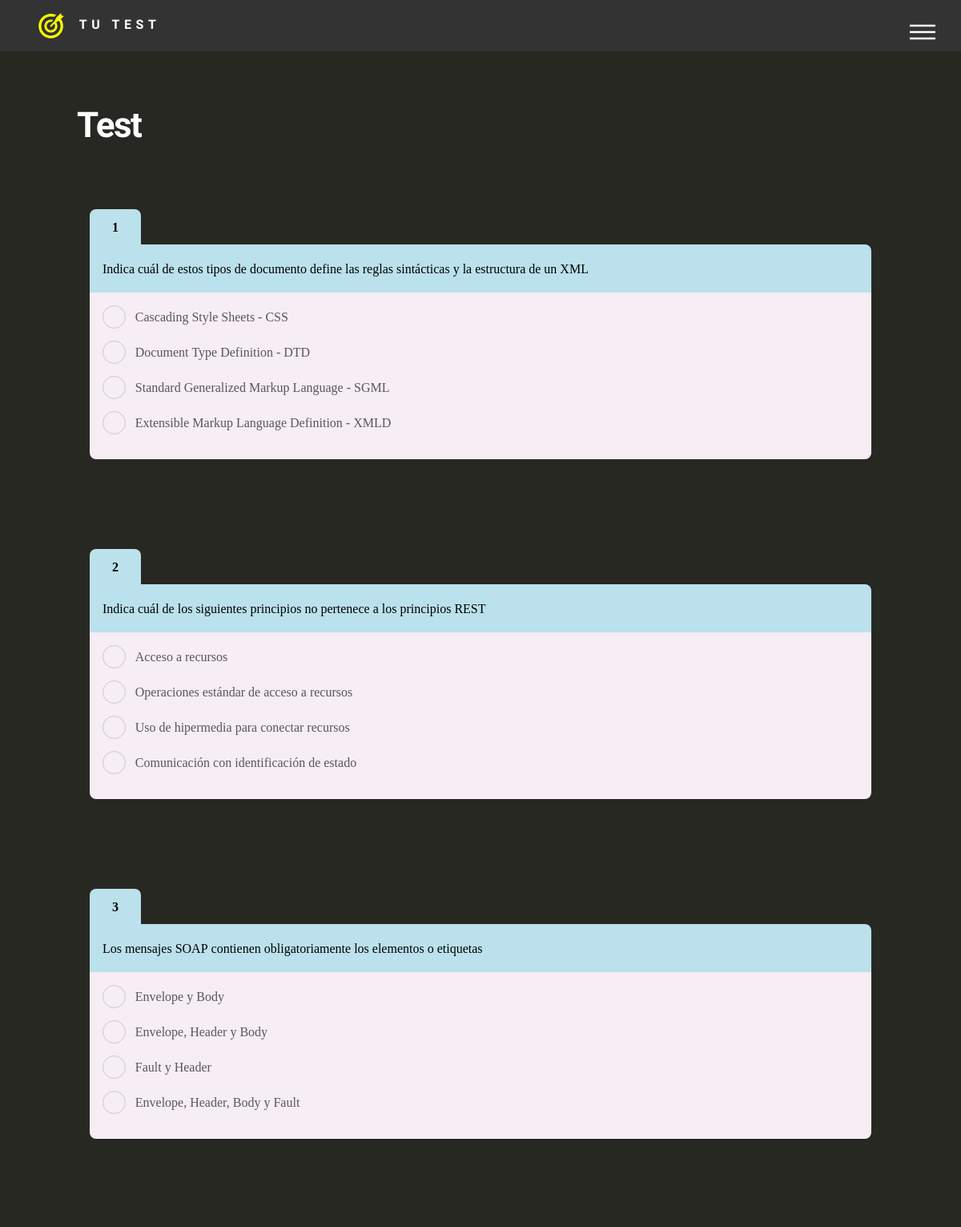
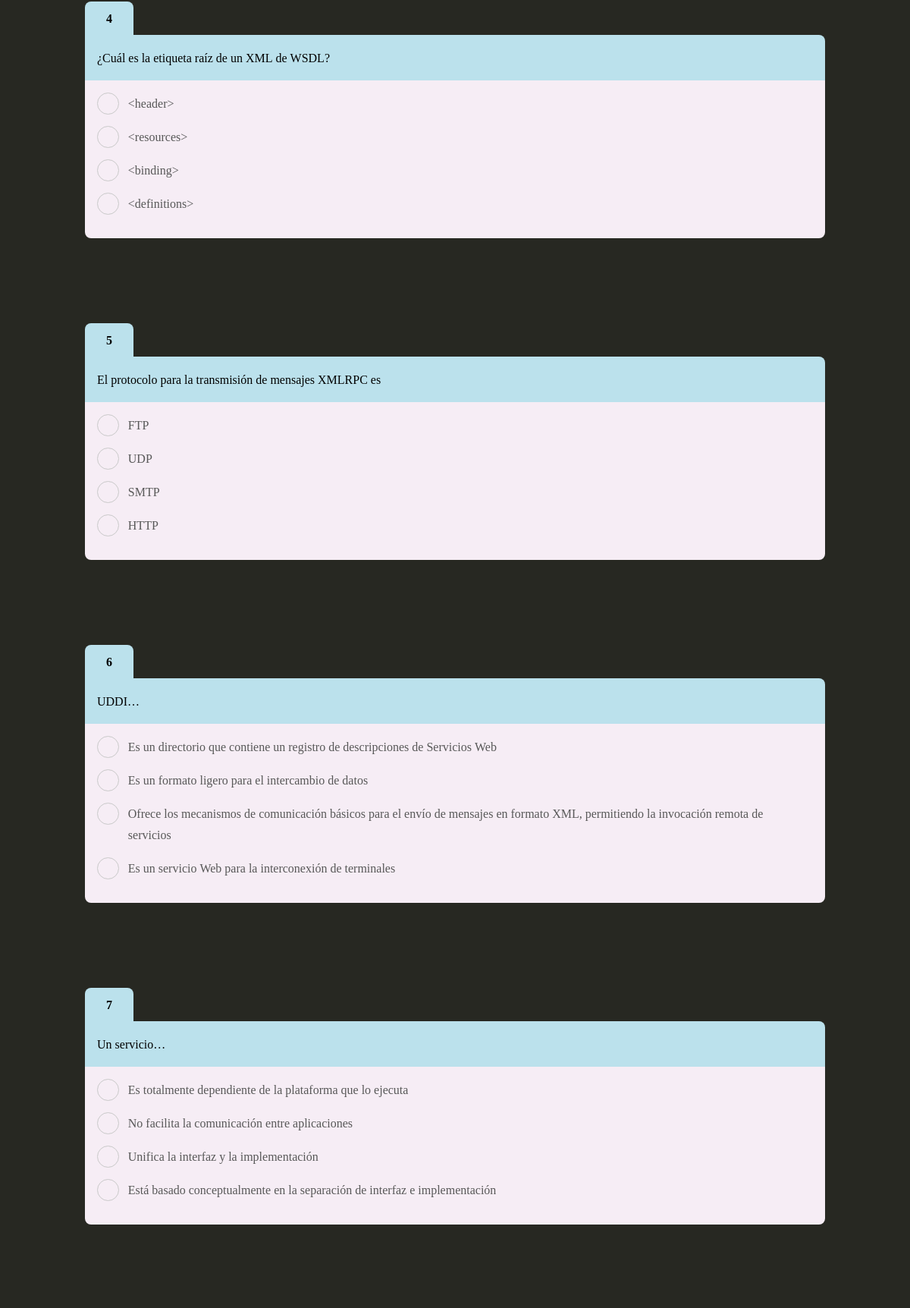
Screenshot of /?a=test&nivel=1 (signed in, upper part) with the database file from the repository (2 pictures, top to bottom).
### tables this page shows
CREATE TABLE `pregunta` (
  `id` int(11) NOT NULL,
  `asignatura` varchar(30) NOT NULL,
  `pregunta` varchar(300) DEFAULT NULL,
  `ra` varchar(300) NOT NULL,
  `rb` varchar(300) NOT NULL,
  `rc` varchar(300) NOT NULL,
  `rd` varchar(300) NOT NULL,
  `correcta` varchar(1) NOT NULL,
  `nivel` int(11) NOT NULL,
  `veces_bien` int(11) DEFAULT NULL,
  `veces_mal` int(11) DEFAULT NULL,
  `veces` int(11) DEFAULT NULL
);

### index.php (called while the page is built, shortened)
<?php
aplicacion::ejecutar('inicio');
?>

### funciones/modelos.php (called while the page is built, shortened)
<?php
class basedatos
{
  private static $conexion= null;
  public static function conectar()
  {
    if (self::$conexion === null) {
      $svr= config::get( 'bd.servidor', 'localhost');
      $usr= config::get( 'bd.usuario', 'root');
      $pwd= config::get( 'bd.clave', '');
      $dbn= config::get( 'bd.nombre', 'test');
      self::$conexion= new mysqli( $svr, $usr, $pwd, $dbn);
      if (!mysqli_connect_error()) {
        $charset= config::get( 'bd.charset', '');
        if (!empty($charset)) self::$conexion->set_charset( $charset);
      }
    }
    return (self::$conexion !== null);
  }
  public static function ejecutarSQL( $sql)
  {
    $res= false;
    if (self::conectar()) {
      $res= self::$conexion->query( $sql);
    }
    return $res;
  }
  public static function obtenerTodos( $sql, $pagina=-1, $filas=0)
  {
    $res= false;
    $limite= '';
    if ($pagina < 1) $pagina= 0;
    if (($pagina >= 0) && ($filas > 0)) {
      $limite= ' LIMIT '.($pagina * $filas).','.$filas;
    }
    $result= self::ejecutarSQL( $sql.$limite);
    if ($result !== false) {
      if (method_exists('mysqli_result', 'fetch_all')) {
        $res= $result->fetch_all( MYSQLI_ASSOC);
      } else {
        for( $res = array(); $registro= $result->fetch_array( MYSQLI_ASSOC);) $res[]= $registro;
      }
    }
    return $res;
  }
}

### funciones/configuracion.php (called while the page is built, shortened)
<?php
class config
{
  protected static $cargada= false;
  protected static $fichero= null;
  protected static $datos= null;
  public static function filename()
  {
    if (empty(self::$fichero)) {
      self::$fichero= dirname(dirname(__FILE__)).'/configuraciones/aplicacion.php';
    }
    return self::$fichero;
  }
  public static function load( $reload=false)
  {
    $res= false;
    if (!self::$cargada || $reload) {
      $archivo= self::filename();
      if (is_readable($archivo)) {
        self::$datos= require( $archivo);
        self::$cargada= true;
        $res= true;
      } else {
        error_grave('No es posible cargar la configuración de la aplicación.');
      }
    }
    return $res;
  }
  public static function get( $variable, $defecto=null)
  {
    $res= $defecto;
    if (self::$cargada) {
      if (isset(self::$datos[$variable])) $res= self::$datos[$variable];
      else self::set( $variable, $defecto);
    }
    return $res;
  }
}

### configuraciones/aplicacion.php (called while the page is built)
<?php
return array (
  'aplicacion.controlador.defecto' => 'inicio',
  'bd.servidor' => 'localhost',
  'bd.usuario' => 'root',
  'bd.clave' => '',
  'bd.nombre' => 'test',
  'bd.charset' => 'utf8',
  'bd.depurar' => false,
  'pagina.lineas' => 10,
  'pts_supera_nivel' => 5,
);

### vistas/test/pregunta.php (the view, shortened to what this page needs)
<div class="pregunta">
  <div>
    <div class="cabecera">
      <div class="num"><?= $numero ?></div>
      <div class="preg"><?= htmlspecialchars($pregunta['pregunta']) ?></div>
    </div>
    <div class="respuestas">
        <?php
        foreach ($_SESSION['orden_respuestas'] as $valor) {
          echo '<input type="radio" id="'.$pregunta['id'].$valor.'" name="'.$pregunta['id'].'" value="'.$valor.'">
        <label for="'.$pregunta['id'].$valor.'">'.htmlspecialchars($pregunta[$valor]).'</label><br>';
        }
        ?>
    </div>
  </div>
</div>

### vistas/test/test.php (shortened to what this page needs)
<div id="main">
<div class="inner">
<h1>Test</h1>
<form method="post" action="?a=test">
<?php
  $i=0;
  foreach ($preguntas as $pregunta => $p){
    $i++;
    vista::generarParcial('pregunta',array('numero'=>$i,'pregunta'=>$p));
  }
?>
</form>
</div>
</div>

### assets/css/main.css (style rules this page uses)
html, body, div, span, applet, object, iframe, h1, h2, h3, h4, h5, h6, p, blockquote, pre, a, abbr, acronym, address, big, cite, code, del, dfn, em, img, ins, kbd, q, s, samp, small, strike, strong, sub, sup, tt, var, b, u, i, center, dl, dt, dd, ol, ul, li, fieldset, form, label, legend, table, caption, tbody, tfoot, thead, tr, th, td, article, aside, canvas, details, embed, figure, figcaption, footer, header, hgroup, menu, nav, output, ruby, section, summary, time, mark, audio, video { margin: 0; padding: 0; border: 0; font-size: 100%; font: inherit; vertical-align: baseline; }
body { line-height: 1; }
body { -webkit-text-size-adjust: none; }
body { -ms-overflow-style: scrollbar; }
html { box-sizing: border-box; }
*, *:before, *:after { box-sizing: inherit; }
body { background: rgb(39,40,34); }
body, input, select, textarea, input[type="date"] { color: #ffffff; font-family: "Source Sans Pro", Helvetica, sans-serif; font-size: 16pt; font-weight: 300; line-height: 1.75; }
@media screen and (max-width: 1680px) { body, input, select, textarea, input[type="date"] { font-size: 14pt; } }
@media screen and (max-width: 1280px) { body, input, select, textarea, input[type="date"] { font-size: 12pt; } }
h1 { font-size: 2.75em; font-weight: 700; line-height: 1.3; margin: 0 0 1em 0; letter-spacing: -0.035em; }
form { margin: 0 0 2em 0; overflow-x: hidden; }
label { display: block; font-size: 0.9em; font-weight: 900; margin: 0 0 1em 0; }
input[type="checkbox"] + label, input[type="radio"] + label { text-decoration: none; color: #585858; cursor: pointer; display: inline-block; font-size: 1em; font-weight: 300; padding-left: 2.55em; padding-right: 0.75em; position: relative; }
input[type="checkbox"] + label:before, input[type="radio"] + label:before { -moz-osx-font-smoothing: grayscale; -webkit-font-smoothing: antialiased; font-family: FontAwesome; font-style: normal; font-weight: normal; text-transform: none !important; }
input[type="checkbox"] + label:before, input[type="radio"] + label:before { border-radius: 4px; border: solid 1px #c9c9c9; content: ''; display: inline-block; height: 1.8em; left: 0; line-height: 1.725em; position: absolute; text-align: center; top: 0; width: 1.8em; }
input[type="radio"] + label:before { border-radius: 100%; }
.pregunta { padding: 1em; margin: 1em 0 5em 0; background-color: none; color:black; }
.cabecera { margin-left: 0px; width: 100%; text-align: left; font-family: "FontAwesome"; }
.cabecera>.num { width: 4em; padding: 0.5em ; background-color: rgb(187, 225, 236); border-radius: 0.5em 0.5em 0 0; font-weight: bold; text-align: center; }
.cabecera>.preg { padding: 1em; background-color: rgb(187, 225, 236); border-radius: 0em 0.5em 0 0; width: 100%; padding-left: 1em; text-align: justify; }
.respuestas { font-family: "FontAwesome"; padding: 1em; box-sizing: border-box; background-color: rgb(246, 237, 245); border-radius: 0 0 0.5em 0.5em; }
#main { padding: 4em 0 0em 0 ; }
#wrapper > * > .inner { width: 100%; max-width: 68em; margin: 0 auto; padding: 0 2.5em; }

### rows the page displays
pregunta: numero "1", pregunta "Indica cuál de estos tipos de documento define las reglas sintácticas y la estructura de un XML", ra "Cascading Style Sheets - CSS", rc "Document Type Definition - DTD", rb "Standard Generalized Markup Language - SGML", rd "Extensible Markup Language Definition - XMLD"
pregunta: numero "2", pregunta "Indica cuál de los siguientes principios no pertenece a los principios REST", ra "Acceso a recursos", rc "Operaciones estándar de acceso a recursos", rb "Uso de hipermedia para conectar recursos", rd "Comunicación con identificación de estado"
pregunta: numero "3", pregunta "Los mensajes SOAP contienen obligatoriamente los elementos o etiquetas", ra "Envelope y Body", rc "Envelope, Header y Body", rb "Fault y Header", rd "Envelope, Header, Body y Fault"
pregunta: numero "4", pregunta "¿Cuál es la etiqueta raíz de un XML de WSDL?", ra "<header>", rc "<resources>", rb "<binding>", rd "<definitions>"
pregunta: numero "5", pregunta "El protocolo para la transmisión de mensajes XMLRPC es", ra "FTP", rc "UDP", rb "SMTP", rd "HTTP"
pregunta: numero "6", pregunta "UDDI…", ra "Es un directorio que contiene un registro de descripciones de Servicios Web", rc "Es un formato ligero para el intercambio de datos", rb "Ofrece los mecanismos de comunicación básicos para el envío de mensajes en formato XML, permitiendo la invocación remota de servicios", rd "Es un servicio Web para la interconexión de terminales"
pregunta: numero "7", pregunta "Un servicio…", ra "Es totalmente dependiente de la plataforma que lo ejecuta", rc "No facilita la comunicación entre aplicaciones", rb "Unifica la interfaz y la implementación", rd "Está basado conceptualmente en la separación de interfaz e implementación"
